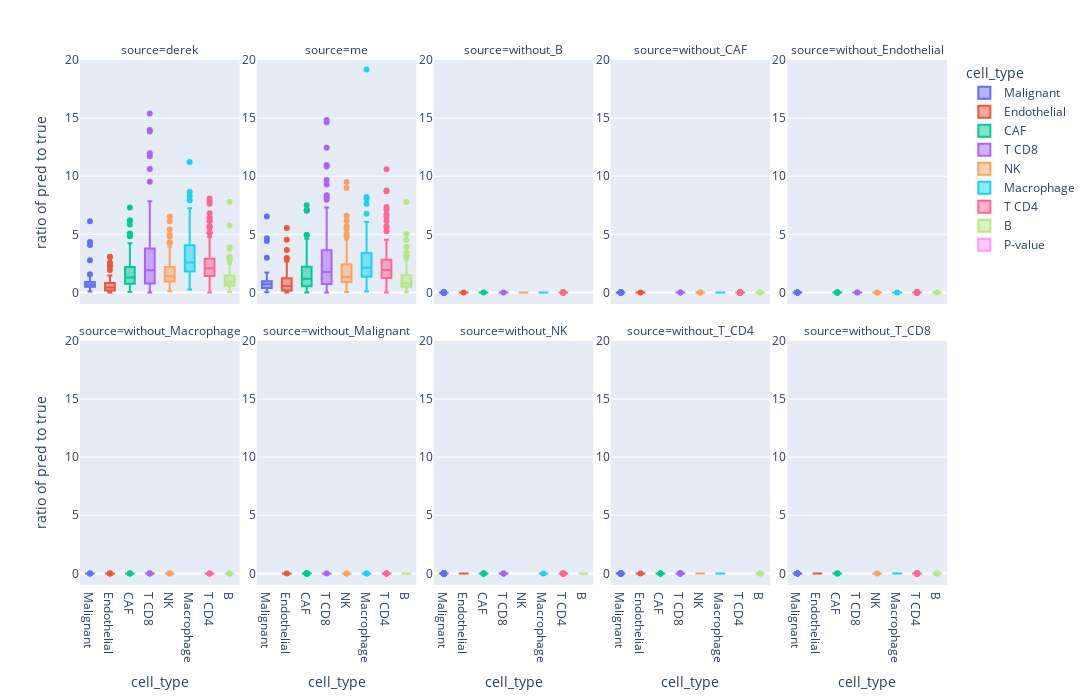

The notebook cell saved with this chart:
### Code cell
fig = px.box(
    df,
    x="cell_type",
    y="ratio of pred to true",
    facet_col="source",
    color="cell_type",
    facet_col_wrap=5,
)
fig.update_yaxes(
    range=(-1, 20),
    #     scaleanchor="x", scaleratio=1,
    showticklabels=True,
)
fig.update_layout(
    width=1200,
    height=700,
)
fig.show()
